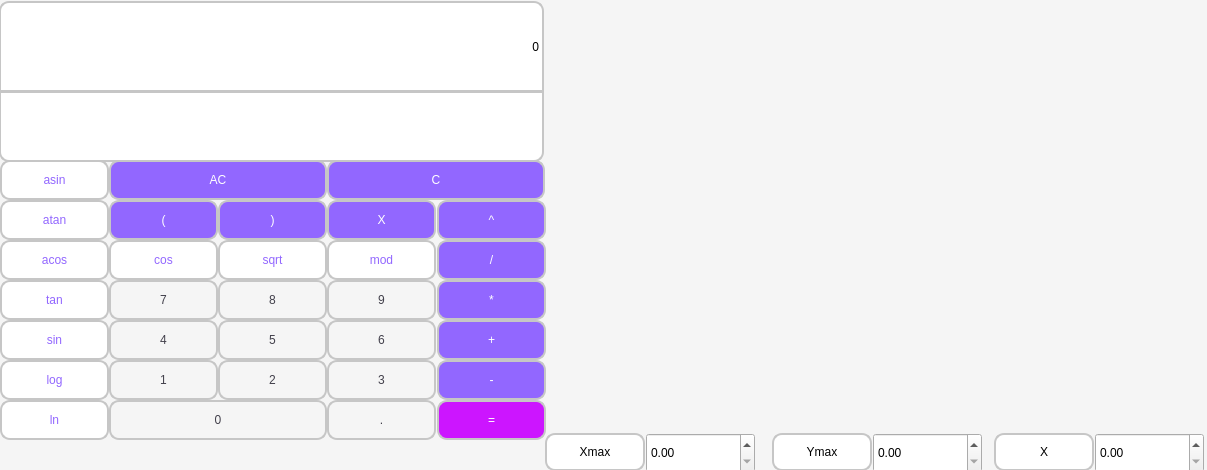
<?xml version="1.0" encoding="UTF-8"?>
<ui version="4.0">
 <class>MainWindow</class>
 <widget class="QMainWindow" name="MainWindow">
  <property name="geometry">
   <rect>
    <x>0</x>
    <y>0</y>
    <width>1207</width>
    <height>470</height>
   </rect>
  </property>
  <property name="windowTitle">
   <string>MainWindow</string>
  </property>
  <property name="styleSheet">
   <string notr="true">QMainWindow {
	background: rgb(245, 245, 245);
}</string>
  </property>
  <property name="animated">
   <bool>true</bool>
  </property>
  <widget class="QWidget" name="centralwidget">
   <widget class="QLabel" name="label_expression">
    <property name="geometry">
     <rect>
      <x>-1</x>
      <y>1</y>
      <width>545</width>
      <height>91</height>
     </rect>
    </property>
    <property name="styleSheet">
     <string notr="true">QLabel {
    color: black;
	border-top-right-radius: 10px;
	border-top-left-radius: 10px;
	border: 2px solid rgb(198, 198, 198);
	background: rgb(255, 255, 255);
}</string>
    </property>
    <property name="text">
     <string>0</string>
    </property>
    <property name="alignment">
     <set>Qt::AlignRight|Qt::AlignTrailing|Qt::AlignVCenter</set>
    </property>
   </widget>
   <widget class="QPushButton" name="pushButton_7">
    <property name="geometry">
     <rect>
      <x>109</x>
      <y>280</y>
      <width>109</width>
      <height>40</height>
     </rect>
    </property>
    <property name="sizePolicy">
     <sizepolicy hsizetype="Minimum" vsizetype="Fixed">
      <horstretch>0</horstretch>
      <verstretch>0</verstretch>
     </sizepolicy>
    </property>
    <property name="minimumSize">
     <size>
      <width>0</width>
      <height>0</height>
     </size>
    </property>
    <property name="styleSheet">
     <string notr="true">QPushButton {
	background: rgb(245, 245, 245);
	border-bottom-left-radius: 10px;
	border-bottom-right-radius: 10px;
	border-top-right-radius: 10px;
	border-top-left-radius: 10px;
	font: 14pt &quot;Arial&quot;;
	color: rgb(66, 64, 75);
	border: 2px solid rgb(198, 198, 198) ;
}
QPushButton:pressed {
	background: rgb(202, 175, 255);
}

QPushButton:hover {
	border: 2px solid rgb(41, 255, 248);
}</string>
    </property>
    <property name="text">
     <string>7</string>
    </property>
   </widget>
   <widget class="QPushButton" name="pushButton_8">
    <property name="geometry">
     <rect>
      <x>218</x>
      <y>280</y>
      <width>109</width>
      <height>40</height>
     </rect>
    </property>
    <property name="sizePolicy">
     <sizepolicy hsizetype="Minimum" vsizetype="Fixed">
      <horstretch>0</horstretch>
      <verstretch>0</verstretch>
     </sizepolicy>
    </property>
    <property name="minimumSize">
     <size>
      <width>0</width>
      <height>0</height>
     </size>
    </property>
    <property name="styleSheet">
     <string notr="true">QPushButton {
	background: rgb(245, 245, 245);
	border-bottom-left-radius: 10px;
	border-bottom-right-radius: 10px;
	border-top-right-radius: 10px;
	border-top-left-radius: 10px;
	font: 14pt &quot;Arial&quot;;
	color: rgb(66, 64, 75);
	border: 2px solid rgb(198, 198, 198) ;
}
QPushButton:pressed {
	background: rgb(202, 175, 255);
}

QPushButton:hover {
	border: 2px solid rgb(41, 255, 248);
}</string>
    </property>
    <property name="text">
     <string>8</string>
    </property>
    <property name="default">
     <bool>false</bool>
    </property>
   </widget>
   <widget class="QPushButton" name="pushButton_9">
    <property name="geometry">
     <rect>
      <x>327</x>
      <y>280</y>
      <width>109</width>
      <height>40</height>
     </rect>
    </property>
    <property name="sizePolicy">
     <sizepolicy hsizetype="Minimum" vsizetype="Fixed">
      <horstretch>0</horstretch>
      <verstretch>0</verstretch>
     </sizepolicy>
    </property>
    <property name="minimumSize">
     <size>
      <width>0</width>
      <height>0</height>
     </size>
    </property>
    <property name="styleSheet">
     <string notr="true">QPushButton {
	background: rgb(245, 245, 245);
	border-bottom-left-radius: 10px;
	border-bottom-right-radius: 10px;
	border-top-right-radius: 10px;
	border-top-left-radius: 10px;
	font: 14pt &quot;Arial&quot;;
	color: rgb(66, 64, 75);
	border: 2px solid rgb(198, 198, 198) ;
}
QPushButton:pressed {
	background: rgb(202, 175, 255);
}

QPushButton:hover {
	border: 2px solid rgb(41, 255, 248);
}</string>
    </property>
    <property name="text">
     <string>9</string>
    </property>
   </widget>
   <widget class="QPushButton" name="pushButton_6">
    <property name="geometry">
     <rect>
      <x>327</x>
      <y>320</y>
      <width>109</width>
      <height>40</height>
     </rect>
    </property>
    <property name="sizePolicy">
     <sizepolicy hsizetype="Minimum" vsizetype="Fixed">
      <horstretch>0</horstretch>
      <verstretch>0</verstretch>
     </sizepolicy>
    </property>
    <property name="minimumSize">
     <size>
      <width>0</width>
      <height>0</height>
     </size>
    </property>
    <property name="styleSheet">
     <string notr="true">QPushButton {
	background: rgb(245, 245, 245);
	border-bottom-left-radius: 10px;
	border-bottom-right-radius: 10px;
	border-top-right-radius: 10px;
	border-top-left-radius: 10px;
	font: 14pt &quot;Arial&quot;;
	color: rgb(66, 64, 75);
	border: 2px solid rgb(198, 198, 198) ;
}
QPushButton:pressed {
	background: rgb(202, 175, 255);
}

QPushButton:hover {
	border: 2px solid rgb(41, 255, 248);
}</string>
    </property>
    <property name="text">
     <string>6</string>
    </property>
   </widget>
   <widget class="QPushButton" name="pushButton_4">
    <property name="geometry">
     <rect>
      <x>109</x>
      <y>320</y>
      <width>109</width>
      <height>40</height>
     </rect>
    </property>
    <property name="sizePolicy">
     <sizepolicy hsizetype="Minimum" vsizetype="Fixed">
      <horstretch>0</horstretch>
      <verstretch>0</verstretch>
     </sizepolicy>
    </property>
    <property name="minimumSize">
     <size>
      <width>0</width>
      <height>0</height>
     </size>
    </property>
    <property name="styleSheet">
     <string notr="true">QPushButton {
	background: rgb(245, 245, 245);
	border-bottom-left-radius: 10px;
	border-bottom-right-radius: 10px;
	border-top-right-radius: 10px;
	border-top-left-radius: 10px;
	font: 14pt &quot;Arial&quot;;
	color: rgb(66, 64, 75);
	border: 2px solid rgb(198, 198, 198) ;
}
QPushButton:pressed {
	background: rgb(202, 175, 255);
}

QPushButton:hover {
	border: 2px solid rgb(41, 255, 248);
}</string>
    </property>
    <property name="text">
     <string>4</string>
    </property>
   </widget>
   <widget class="QPushButton" name="pushButton_5">
    <property name="geometry">
     <rect>
      <x>218</x>
      <y>320</y>
      <width>109</width>
      <height>40</height>
     </rect>
    </property>
    <property name="sizePolicy">
     <sizepolicy hsizetype="Minimum" vsizetype="Fixed">
      <horstretch>0</horstretch>
      <verstretch>0</verstretch>
     </sizepolicy>
    </property>
    <property name="minimumSize">
     <size>
      <width>0</width>
      <height>0</height>
     </size>
    </property>
    <property name="styleSheet">
     <string notr="true">QPushButton {
	background: rgb(245, 245, 245);
	border-bottom-left-radius: 10px;
	border-bottom-right-radius: 10px;
	border-top-right-radius: 10px;
	border-top-left-radius: 10px;
	font: 14pt &quot;Arial&quot;;
	color: rgb(66, 64, 75);
	border: 2px solid rgb(198, 198, 198) ;
}
QPushButton:pressed {
	background: rgb(202, 175, 255);
}

QPushButton:hover {
	border: 2px solid rgb(41, 255, 248);
}</string>
    </property>
    <property name="text">
     <string>5</string>
    </property>
   </widget>
   <widget class="QPushButton" name="pushButton_3">
    <property name="geometry">
     <rect>
      <x>327</x>
      <y>360</y>
      <width>109</width>
      <height>40</height>
     </rect>
    </property>
    <property name="sizePolicy">
     <sizepolicy hsizetype="Minimum" vsizetype="Fixed">
      <horstretch>0</horstretch>
      <verstretch>0</verstretch>
     </sizepolicy>
    </property>
    <property name="minimumSize">
     <size>
      <width>0</width>
      <height>0</height>
     </size>
    </property>
    <property name="styleSheet">
     <string notr="true">QPushButton {
	background: rgb(245, 245, 245);
	border-bottom-left-radius: 10px;
	border-bottom-right-radius: 10px;
	border-top-right-radius: 10px;
	border-top-left-radius: 10px;
	font: 14pt &quot;Arial&quot;;
	color: rgb(66, 64, 75);
	border: 2px solid rgb(198, 198, 198) ;
}
QPushButton:pressed {
	background: rgb(202, 175, 255);
}

QPushButton:hover {
	border: 2px solid rgb(41, 255, 248);
}</string>
    </property>
    <property name="text">
     <string>3</string>
    </property>
   </widget>
   <widget class="QPushButton" name="pushButton_1">
    <property name="geometry">
     <rect>
      <x>109</x>
      <y>360</y>
      <width>109</width>
      <height>40</height>
     </rect>
    </property>
    <property name="sizePolicy">
     <sizepolicy hsizetype="Minimum" vsizetype="Fixed">
      <horstretch>0</horstretch>
      <verstretch>0</verstretch>
     </sizepolicy>
    </property>
    <property name="minimumSize">
     <size>
      <width>0</width>
      <height>0</height>
     </size>
    </property>
    <property name="styleSheet">
     <string notr="true">QPushButton {
	background: rgb(245, 245, 245);
	border-bottom-left-radius: 10px;
	border-bottom-right-radius: 10px;
	border-top-right-radius: 10px;
	border-top-left-radius: 10px;
	font: 14pt &quot;Arial&quot;;
	color: rgb(66, 64, 75);
	border: 2px solid rgb(198, 198, 198) ;
}
QPushButton:pressed {
	background: rgb(202, 175, 255);
}

QPushButton:hover {
	border: 2px solid rgb(41, 255, 248);
}</string>
    </property>
    <property name="text">
     <string>1</string>
    </property>
   </widget>
   <widget class="QPushButton" name="pushButton_2">
    <property name="geometry">
     <rect>
      <x>218</x>
      <y>360</y>
      <width>109</width>
      <height>40</height>
     </rect>
    </property>
    <property name="sizePolicy">
     <sizepolicy hsizetype="Minimum" vsizetype="Fixed">
      <horstretch>0</horstretch>
      <verstretch>0</verstretch>
     </sizepolicy>
    </property>
    <property name="minimumSize">
     <size>
      <width>0</width>
      <height>0</height>
     </size>
    </property>
    <property name="styleSheet">
     <string notr="true">QPushButton {
	background: rgb(245, 245, 245);
	border-bottom-left-radius: 10px;
	border-bottom-right-radius: 10px;
	border-top-right-radius: 10px;
	border-top-left-radius: 10px;
	font: 14pt &quot;Arial&quot;;
	color: rgb(66, 64, 75);
	border: 2px solid rgb(198, 198, 198) ;
}
QPushButton:pressed {
	background: rgb(202, 175, 255);
}

QPushButton:hover {
	border: 2px solid rgb(41, 255, 248);
}</string>
    </property>
    <property name="text">
     <string>2</string>
    </property>
    <property name="checkable">
     <bool>false</bool>
    </property>
   </widget>
   <widget class="QPushButton" name="pushButton_0">
    <property name="geometry">
     <rect>
      <x>109</x>
      <y>400</y>
      <width>218</width>
      <height>40</height>
     </rect>
    </property>
    <property name="sizePolicy">
     <sizepolicy hsizetype="Minimum" vsizetype="Fixed">
      <horstretch>0</horstretch>
      <verstretch>0</verstretch>
     </sizepolicy>
    </property>
    <property name="minimumSize">
     <size>
      <width>0</width>
      <height>0</height>
     </size>
    </property>
    <property name="styleSheet">
     <string notr="true">QPushButton {
	background: rgb(245, 245, 245);
	border-bottom-left-radius: 10px;
	border-bottom-right-radius: 10px;
	border-top-right-radius: 10px;
	border-top-left-radius: 10px;
	font: 14pt &quot;Arial&quot;;
	color: rgb(66, 64, 75);
	border: 2px solid rgb(198, 198, 198) ;
}
QPushButton:pressed {
	background: rgb(202, 175, 255);
}

QPushButton:hover {
	border: 2px solid rgb(41, 255, 248);
}</string>
    </property>
    <property name="text">
     <string>0</string>
    </property>
   </widget>
   <widget class="QPushButton" name="pushButton_dot">
    <property name="geometry">
     <rect>
      <x>327</x>
      <y>400</y>
      <width>109</width>
      <height>40</height>
     </rect>
    </property>
    <property name="sizePolicy">
     <sizepolicy hsizetype="Minimum" vsizetype="Fixed">
      <horstretch>0</horstretch>
      <verstretch>0</verstretch>
     </sizepolicy>
    </property>
    <property name="minimumSize">
     <size>
      <width>0</width>
      <height>0</height>
     </size>
    </property>
    <property name="styleSheet">
     <string notr="true">QPushButton {
	background: rgb(245, 245, 245);
	border-bottom-left-radius: 10px;
	border-bottom-right-radius: 10px;
	border-top-right-radius: 10px;
	border-top-left-radius: 10px;
	font: 14pt &quot;Arial&quot;;
	color: rgb(66, 64, 75);
	border: 2px solid rgb(198, 198, 198) ;
}
QPushButton:pressed {
	background: rgb(202, 175, 255);
}

QPushButton:hover {
	border: 2px solid rgb(41, 255, 248);
}</string>
    </property>
    <property name="text">
     <string>.</string>
    </property>
   </widget>
   <widget class="QPushButton" name="pushButton_equal">
    <property name="geometry">
     <rect>
      <x>437</x>
      <y>400</y>
      <width>109</width>
      <height>40</height>
     </rect>
    </property>
    <property name="sizePolicy">
     <sizepolicy hsizetype="Minimum" vsizetype="Fixed">
      <horstretch>0</horstretch>
      <verstretch>0</verstretch>
     </sizepolicy>
    </property>
    <property name="minimumSize">
     <size>
      <width>0</width>
      <height>0</height>
     </size>
    </property>
    <property name="styleSheet">
     <string notr="true">QPushButton {
	background: rgb(204, 21, 255);
	border-color: rgb(198, 198, 198);
	border-bottom-left-radius: 10px;
	border-bottom-right-radius: 10px;
	border-top-right-radius: 10px;
	border-top-left-radius: 10px;
	border: 2px solid rgb(198, 198, 198) ;
	font: 14pt &quot;Arial&quot;;
	color: rgb(255, 255, 255);
} 
QPushButton#pushButton_equal:pressed {
	background: rgb(255, 16, 52);
}

QPushButton:pressed {
	background: rgb(202, 175, 255);
}

QPushButton:hover {
	border: 2px solid rgb(41, 255, 248);
}</string>
    </property>
    <property name="text">
     <string>=</string>
    </property>
   </widget>
   <widget class="QPushButton" name="pushButton_sum">
    <property name="geometry">
     <rect>
      <x>437</x>
      <y>320</y>
      <width>109</width>
      <height>40</height>
     </rect>
    </property>
    <property name="sizePolicy">
     <sizepolicy hsizetype="Minimum" vsizetype="Fixed">
      <horstretch>0</horstretch>
      <verstretch>0</verstretch>
     </sizepolicy>
    </property>
    <property name="minimumSize">
     <size>
      <width>0</width>
      <height>0</height>
     </size>
    </property>
    <property name="styleSheet">
     <string notr="true">QPushButton {
	background: rgb(146, 103, 255);
	font: 14pt &quot;Arial&quot;;
	border-bottom-left-radius: 10px;
	border-bottom-right-radius: 10px;
	border-top-right-radius: 10px;
	border-top-left-radius: 10px;
	color: rgb(255, 255, 255);
	border: 2px solid rgb(198, 198, 198) ;
} 


QPushButton:pressed {
	background: rgb(202, 175, 255);
}

QPushButton:hover {
	border: 2px solid rgb(41, 255, 248);
}</string>
    </property>
    <property name="text">
     <string>+</string>
    </property>
   </widget>
   <widget class="QPushButton" name="pushButton_del_all">
    <property name="geometry">
     <rect>
      <x>109</x>
      <y>160</y>
      <width>218</width>
      <height>40</height>
     </rect>
    </property>
    <property name="sizePolicy">
     <sizepolicy hsizetype="Minimum" vsizetype="Fixed">
      <horstretch>0</horstretch>
      <verstretch>0</verstretch>
     </sizepolicy>
    </property>
    <property name="minimumSize">
     <size>
      <width>0</width>
      <height>0</height>
     </size>
    </property>
    <property name="styleSheet">
     <string notr="true">QPushButton {
	background: rgb(146, 103, 255);
	font: 14pt &quot;Arial&quot;;
	border-bottom-left-radius: 10px;
	border-bottom-right-radius: 10px;
	border-top-right-radius: 10px;
	border-top-left-radius: 10px;
	color: rgb(255, 255, 255);
	border: 2px solid rgb(198, 198, 198) ;
} 


QPushButton:pressed {
	background: rgb(202, 175, 255);
}

QPushButton:hover {
	border: 2px solid rgb(41, 255, 248);
}</string>
    </property>
    <property name="text">
     <string>AC</string>
    </property>
   </widget>
   <widget class="QPushButton" name="pushButton_mul">
    <property name="geometry">
     <rect>
      <x>437</x>
      <y>280</y>
      <width>109</width>
      <height>40</height>
     </rect>
    </property>
    <property name="sizePolicy">
     <sizepolicy hsizetype="Minimum" vsizetype="Fixed">
      <horstretch>0</horstretch>
      <verstretch>0</verstretch>
     </sizepolicy>
    </property>
    <property name="minimumSize">
     <size>
      <width>0</width>
      <height>0</height>
     </size>
    </property>
    <property name="layoutDirection">
     <enum>Qt::LeftToRight</enum>
    </property>
    <property name="styleSheet">
     <string notr="true">QPushButton {
	background: rgb(146, 103, 255);
	font: 14pt &quot;Arial&quot;;
	border-bottom-left-radius: 10px;
	border-bottom-right-radius: 10px;
	border-top-right-radius: 10px;
	border-top-left-radius: 10px;
	color: rgb(255, 255, 255);
	border: 2px solid rgb(198, 198, 198) ;
} 


QPushButton:pressed {
	background: rgb(202, 175, 255);
}

QPushButton:hover {
	border: 2px solid rgb(41, 255, 248);
}</string>
    </property>
    <property name="text">
     <string>*</string>
    </property>
   </widget>
   <widget class="QPushButton" name="pushButton_del">
    <property name="geometry">
     <rect>
      <x>437</x>
      <y>240</y>
      <width>109</width>
      <height>40</height>
     </rect>
    </property>
    <property name="sizePolicy">
     <sizepolicy hsizetype="Minimum" vsizetype="Fixed">
      <horstretch>0</horstretch>
      <verstretch>0</verstretch>
     </sizepolicy>
    </property>
    <property name="minimumSize">
     <size>
      <width>0</width>
      <height>0</height>
     </size>
    </property>
    <property name="styleSheet">
     <string notr="true">QPushButton {
	background: rgb(146, 103, 255);
	font: 14pt &quot;Arial&quot;;
	border-bottom-left-radius: 10px;
	border-bottom-right-radius: 10px;
	border-top-right-radius: 10px;
	border-top-left-radius: 10px;
	color: rgb(255, 255, 255);
	border: 2px solid rgb(198, 198, 198) ;
} 


QPushButton:pressed {
	background: rgb(202, 175, 255);
}

QPushButton:hover {
	border: 2px solid rgb(41, 255, 248);
}</string>
    </property>
    <property name="text">
     <string>/</string>
    </property>
   </widget>
   <widget class="QPushButton" name="pushButton_sub">
    <property name="geometry">
     <rect>
      <x>437</x>
      <y>360</y>
      <width>109</width>
      <height>40</height>
     </rect>
    </property>
    <property name="sizePolicy">
     <sizepolicy hsizetype="Minimum" vsizetype="Fixed">
      <horstretch>0</horstretch>
      <verstretch>0</verstretch>
     </sizepolicy>
    </property>
    <property name="minimumSize">
     <size>
      <width>0</width>
      <height>0</height>
     </size>
    </property>
    <property name="styleSheet">
     <string notr="true">QPushButton {
	background: rgb(146, 103, 255);
	font: 14pt &quot;Arial&quot;;
	border-bottom-left-radius: 10px;
	border-bottom-right-radius: 10px;
	border-top-right-radius: 10px;
	border-top-left-radius: 10px;
	color: rgb(255, 255, 255);
	border: 2px solid rgb(198, 198, 198) ;
} 


QPushButton:pressed {
	background: rgb(202, 175, 255);
}

QPushButton:hover {
	border: 2px solid rgb(41, 255, 248);
}</string>
    </property>
    <property name="text">
     <string>-</string>
    </property>
   </widget>
   <widget class="QPushButton" name="pushButton_mod">
    <property name="geometry">
     <rect>
      <x>327</x>
      <y>240</y>
      <width>109</width>
      <height>40</height>
     </rect>
    </property>
    <property name="sizePolicy">
     <sizepolicy hsizetype="Minimum" vsizetype="Fixed">
      <horstretch>0</horstretch>
      <verstretch>0</verstretch>
     </sizepolicy>
    </property>
    <property name="minimumSize">
     <size>
      <width>0</width>
      <height>0</height>
     </size>
    </property>
    <property name="styleSheet">
     <string notr="true">QPushButton {
	font: 15pt &quot;Arial&quot;;
	color:  rgb(146, 103, 255);
	border-bottom-left-radius: 10px;
	border-bottom-right-radius: 10px;
	border-top-right-radius: 10px;
	border-top-left-radius: 10px;
	background: rgb(255, 255, 255);
	border: 2px solid rgb(198, 198, 198) ;
 }

QPushButton:pressed {
	background: rgb(202, 175, 255);
}

QPushButton:hover {
	border: 2px solid rgb(41, 255, 248);
}</string>
    </property>
    <property name="text">
     <string>mod</string>
    </property>
   </widget>
   <widget class="QPushButton" name="pushButton_cos">
    <property name="geometry">
     <rect>
      <x>109</x>
      <y>240</y>
      <width>109</width>
      <height>40</height>
     </rect>
    </property>
    <property name="sizePolicy">
     <sizepolicy hsizetype="Minimum" vsizetype="Fixed">
      <horstretch>0</horstretch>
      <verstretch>0</verstretch>
     </sizepolicy>
    </property>
    <property name="minimumSize">
     <size>
      <width>0</width>
      <height>0</height>
     </size>
    </property>
    <property name="styleSheet">
     <string notr="true">QPushButton {
	font: 15pt &quot;Arial&quot;;
	color:  rgb(146, 103, 255);
	border-bottom-left-radius: 10px;
	border-bottom-right-radius: 10px;
	border-top-right-radius: 10px;
	border-top-left-radius: 10px;
	background: rgb(255, 255, 255);
	border: 2px solid rgb(198, 198, 198) ;
 }

QPushButton:pressed {
	background: rgb(202, 175, 255);
}

QPushButton:hover {
	border: 2px solid rgb(41, 255, 248);
}</string>
    </property>
    <property name="text">
     <string>cos</string>
    </property>
   </widget>
   <widget class="QPushButton" name="pushButton_sin">
    <property name="geometry">
     <rect>
      <x>0</x>
      <y>320</y>
      <width>109</width>
      <height>40</height>
     </rect>
    </property>
    <property name="sizePolicy">
     <sizepolicy hsizetype="Minimum" vsizetype="Fixed">
      <horstretch>0</horstretch>
      <verstretch>0</verstretch>
     </sizepolicy>
    </property>
    <property name="minimumSize">
     <size>
      <width>0</width>
      <height>0</height>
     </size>
    </property>
    <property name="styleSheet">
     <string notr="true">QPushButton {
	font: 15pt &quot;Arial&quot;;
	color:  rgb(146, 103, 255);
	border-bottom-left-radius: 10px;
	border-bottom-right-radius: 10px;
	border-top-right-radius: 10px;
	border-top-left-radius: 10px;
	background: rgb(255, 255, 255);
	border: 2px solid rgb(198, 198, 198) ;
 }

QPushButton:pressed {
	background: rgb(202, 175, 255);
}

QPushButton:hover {
	border: 2px solid rgb(41, 255, 248);
}</string>
    </property>
    <property name="text">
     <string>sin</string>
    </property>
   </widget>
   <widget class="QPushButton" name="pushButton_sqrt">
    <property name="geometry">
     <rect>
      <x>218</x>
      <y>240</y>
      <width>109</width>
      <height>40</height>
     </rect>
    </property>
    <property name="sizePolicy">
     <sizepolicy hsizetype="Minimum" vsizetype="Fixed">
      <horstretch>0</horstretch>
      <verstretch>0</verstretch>
     </sizepolicy>
    </property>
    <property name="minimumSize">
     <size>
      <width>0</width>
      <height>0</height>
     </size>
    </property>
    <property name="styleSheet">
     <string notr="true">QPushButton {
	font: 15pt &quot;Arial&quot;;
	color:  rgb(146, 103, 255);
	border-bottom-left-radius: 10px;
	border-bottom-right-radius: 10px;
	border-top-right-radius: 10px;
	border-top-left-radius: 10px;
	background: rgb(255, 255, 255);
	border: 2px solid rgb(198, 198, 198) ;
 }

QPushButton:pressed {
	background: rgb(202, 175, 255);
}

QPushButton:hover {
	border: 2px solid rgb(41, 255, 248);
}</string>
    </property>
    <property name="text">
     <string>sqrt</string>
    </property>
   </widget>
   <widget class="QPushButton" name="pushButton_tan">
    <property name="geometry">
     <rect>
      <x>0</x>
      <y>280</y>
      <width>109</width>
      <height>40</height>
     </rect>
    </property>
    <property name="sizePolicy">
     <sizepolicy hsizetype="Minimum" vsizetype="Fixed">
      <horstretch>0</horstretch>
      <verstretch>0</verstretch>
     </sizepolicy>
    </property>
    <property name="minimumSize">
     <size>
      <width>0</width>
      <height>0</height>
     </size>
    </property>
    <property name="styleSheet">
     <string notr="true">QPushButton {
	font: 15pt &quot;Arial&quot;;
	color:  rgb(146, 103, 255);
	border-bottom-left-radius: 10px;
	border-bottom-right-radius: 10px;
	border-top-right-radius: 10px;
	border-top-left-radius: 10px;
	background: rgb(255, 255, 255);
	border: 2px solid rgb(198, 198, 198) ;
 }

QPushButton:pressed {
	background: rgb(202, 175, 255);
}

QPushButton:hover {
	border: 2px solid rgb(41, 255, 248);
}</string>
    </property>
    <property name="text">
     <string>tan</string>
    </property>
   </widget>
   <widget class="QPushButton" name="pushButton_log">
    <property name="geometry">
     <rect>
      <x>0</x>
      <y>360</y>
      <width>109</width>
      <height>40</height>
     </rect>
    </property>
    <property name="sizePolicy">
     <sizepolicy hsizetype="Minimum" vsizetype="Fixed">
      <horstretch>0</horstretch>
      <verstretch>0</verstretch>
     </sizepolicy>
    </property>
    <property name="minimumSize">
     <size>
      <width>0</width>
      <height>0</height>
     </size>
    </property>
    <property name="styleSheet">
     <string notr="true">QPushButton {
	font: 15pt &quot;Arial&quot;;
	color:  rgb(146, 103, 255);
	border-bottom-left-radius: 10px;
	border-bottom-right-radius: 10px;
	border-top-right-radius: 10px;
	border-top-left-radius: 10px;
	background: rgb(255, 255, 255);
	border: 2px solid rgb(198, 198, 198) ;
 }

QPushButton:pressed {
	background: rgb(202, 175, 255);
}

QPushButton:hover {
	border: 2px solid rgb(41, 255, 248);
}</string>
    </property>
    <property name="text">
     <string>log</string>
    </property>
   </widget>
   <widget class="QPushButton" name="pushButton_ln">
    <property name="geometry">
     <rect>
      <x>0</x>
      <y>400</y>
      <width>109</width>
      <height>40</height>
     </rect>
    </property>
    <property name="sizePolicy">
     <sizepolicy hsizetype="Minimum" vsizetype="Fixed">
      <horstretch>0</horstretch>
      <verstretch>0</verstretch>
     </sizepolicy>
    </property>
    <property name="minimumSize">
     <size>
      <width>0</width>
      <height>0</height>
     </size>
    </property>
    <property name="styleSheet">
     <string notr="true">QPushButton {
	font: 15pt &quot;Arial&quot;;
	color:  rgb(146, 103, 255);
	border-bottom-left-radius: 10px;
	border-bottom-right-radius: 10px;
	border-top-right-radius: 10px;
	border-top-left-radius: 10px;
	background: rgb(255, 255, 255);
	border: 2px solid rgb(198, 198, 198) ;
 }

QPushButton:pressed {
	background: rgb(202, 175, 255);
}

QPushButton:hover {
	border: 2px solid rgb(41, 255, 248);
}</string>
    </property>
    <property name="text">
     <string>ln</string>
    </property>
   </widget>
   <widget class="QPushButton" name="pushButton_atan">
    <property name="geometry">
     <rect>
      <x>0</x>
      <y>200</y>
      <width>109</width>
      <height>40</height>
     </rect>
    </property>
    <property name="sizePolicy">
     <sizepolicy hsizetype="Minimum" vsizetype="Fixed">
      <horstretch>0</horstretch>
      <verstretch>0</verstretch>
     </sizepolicy>
    </property>
    <property name="minimumSize">
     <size>
      <width>0</width>
      <height>0</height>
     </size>
    </property>
    <property name="styleSheet">
     <string notr="true">QPushButton {
	font: 15pt &quot;Arial&quot;;
	color:  rgb(146, 103, 255);
	border-bottom-left-radius: 10px;
	border-bottom-right-radius: 10px;
	border-top-right-radius: 10px;
	border-top-left-radius: 10px;
	background: rgb(255, 255, 255);
	border: 2px solid rgb(198, 198, 198) ;
 }

QPushButton:pressed {
	background: rgb(202, 175, 255);
}

QPushButton:hover {
	border: 2px solid rgb(41, 255, 248);
}</string>
    </property>
    <property name="text">
     <string>atan</string>
    </property>
   </widget>
   <widget class="QPushButton" name="pushButton_acos">
    <property name="geometry">
     <rect>
      <x>0</x>
      <y>240</y>
      <width>109</width>
      <height>40</height>
     </rect>
    </property>
    <property name="sizePolicy">
     <sizepolicy hsizetype="Minimum" vsizetype="Fixed">
      <horstretch>0</horstretch>
      <verstretch>0</verstretch>
     </sizepolicy>
    </property>
    <property name="minimumSize">
     <size>
      <width>0</width>
      <height>0</height>
     </size>
    </property>
    <property name="styleSheet">
     <string notr="true">QPushButton {
	font: 15pt &quot;Arial&quot;;
	color:  rgb(146, 103, 255);
	border-bottom-left-radius: 10px;
	border-bottom-right-radius: 10px;
	border-top-right-radius: 10px;
	border-top-left-radius: 10px;
	background: rgb(255, 255, 255);
	border: 2px solid rgb(198, 198, 198) ;
 }

QPushButton:pressed {
	background: rgb(202, 175, 255);
}

QPushButton:hover {
	border: 2px solid rgb(41, 255, 248);
}</string>
    </property>
    <property name="text">
     <string>acos</string>
    </property>
   </widget>
   <widget class="QPushButton" name="pushButton_asin">
    <property name="geometry">
     <rect>
      <x>0</x>
      <y>160</y>
      <width>109</width>
      <height>40</height>
     </rect>
    </property>
    <property name="sizePolicy">
     <sizepolicy hsizetype="Minimum" vsizetype="Fixed">
      <horstretch>0</horstretch>
      <verstretch>0</verstretch>
     </sizepolicy>
    </property>
    <property name="minimumSize">
     <size>
      <width>0</width>
      <height>0</height>
     </size>
    </property>
    <property name="styleSheet">
     <string notr="true">QPushButton {
	font: 15pt &quot;Arial&quot;;
	color:  rgb(146, 103, 255);
	border-bottom-left-radius: 10px;
	border-bottom-right-radius: 10px;
	border-top-right-radius: 10px;
	border-top-left-radius: 10px;
	background: rgb(255, 255, 255);
	border: 2px solid rgb(198, 198, 198) ;
 }

QPushButton:pressed {
	background: rgb(202, 175, 255);
}

QPushButton:hover {
	border: 2px solid rgb(41, 255, 248);
}</string>
    </property>
    <property name="text">
     <string>asin</string>
    </property>
   </widget>
   <widget class="QPushButton" name="pushButton_lbracket">
    <property name="geometry">
     <rect>
      <x>109</x>
      <y>200</y>
      <width>109</width>
      <height>40</height>
     </rect>
    </property>
    <property name="sizePolicy">
     <sizepolicy hsizetype="Minimum" vsizetype="Fixed">
      <horstretch>0</horstretch>
      <verstretch>0</verstretch>
     </sizepolicy>
    </property>
    <property name="minimumSize">
     <size>
      <width>0</width>
      <height>0</height>
     </size>
    </property>
    <property name="styleSheet">
     <string notr="true">QPushButton {
	background: rgb(146, 103, 255);
	font: 14pt &quot;Arial&quot;;
	border-bottom-left-radius: 10px;
	border-bottom-right-radius: 10px;
	border-top-right-radius: 10px;
	border-top-left-radius: 10px;
	color: rgb(255, 255, 255);
	border: 2px solid rgb(198, 198, 198) ;
} 


QPushButton:pressed {
	background: rgb(202, 175, 255);
}

QPushButton:hover {
	border: 2px solid rgb(41, 255, 248);
}</string>
    </property>
    <property name="text">
     <string>(</string>
    </property>
   </widget>
   <widget class="QPushButton" name="pushButton_rbracket">
    <property name="geometry">
     <rect>
      <x>218</x>
      <y>200</y>
      <width>109</width>
      <height>40</height>
     </rect>
    </property>
    <property name="sizePolicy">
     <sizepolicy hsizetype="Minimum" vsizetype="Fixed">
      <horstretch>0</horstretch>
      <verstretch>0</verstretch>
     </sizepolicy>
    </property>
    <property name="minimumSize">
     <size>
      <width>0</width>
      <height>0</height>
     </size>
    </property>
    <property name="styleSheet">
     <string notr="true">QPushButton {
	background: rgb(146, 103, 255);
	font: 14pt &quot;Arial&quot;;
	border-bottom-left-radius: 10px;
	border-bottom-right-radius: 10px;
	border-top-right-radius: 10px;
	border-top-left-radius: 10px;
	color: rgb(255, 255, 255);
	border: 2px solid rgb(198, 198, 198) ;
} 


QPushButton:pressed {
	background: rgb(202, 175, 255);
}

QPushButton:hover {
	border: 2px solid rgb(41, 255, 248);
}</string>
    </property>
    <property name="text">
     <string>)</string>
    </property>
   </widget>
   <widget class="QPushButton" name="pushButton_del_symb">
    <property name="geometry">
     <rect>
      <x>327</x>
      <y>160</y>
      <width>218</width>
      <height>40</height>
     </rect>
    </property>
    <property name="sizePolicy">
     <sizepolicy hsizetype="Minimum" vsizetype="Fixed">
      <horstretch>0</horstretch>
      <verstretch>0</verstretch>
     </sizepolicy>
    </property>
    <property name="minimumSize">
     <size>
      <width>0</width>
      <height>0</height>
     </size>
    </property>
    <property name="styleSheet">
     <string notr="true">QPushButton {
	background: rgb(146, 103, 255);
	font: 14pt &quot;Arial&quot;;
	border-bottom-left-radius: 10px;
	border-bottom-right-radius: 10px;
	border-top-right-radius: 10px;
	border-top-left-radius: 10px;
	color: rgb(255, 255, 255);
	border: 2px solid rgb(198, 198, 198) ;
} 


QPushButton:pressed {
	background: rgb(202, 175, 255);
}

QPushButton:hover {
	border: 2px solid rgb(41, 255, 248);
}</string>
    </property>
    <property name="text">
     <string>C</string>
    </property>
   </widget>
   <widget class="QPushButton" name="pushButton_X">
    <property name="geometry">
     <rect>
      <x>327</x>
      <y>200</y>
      <width>109</width>
      <height>40</height>
     </rect>
    </property>
    <property name="sizePolicy">
     <sizepolicy hsizetype="Minimum" vsizetype="Fixed">
      <horstretch>0</horstretch>
      <verstretch>0</verstretch>
     </sizepolicy>
    </property>
    <property name="minimumSize">
     <size>
      <width>0</width>
      <height>0</height>
     </size>
    </property>
    <property name="styleSheet">
     <string notr="true">QPushButton {
	background: rgb(146, 103, 255);
	font: 14pt &quot;Arial&quot;;
	border-bottom-left-radius: 10px;
	border-bottom-right-radius: 10px;
	border-top-right-radius: 10px;
	border-top-left-radius: 10px;
	color: rgb(255, 255, 255);
	border: 2px solid rgb(198, 198, 198) ;
} 


QPushButton:pressed {
	background: rgb(202, 175, 255);
}

QPushButton:hover {
	border: 2px solid rgb(41, 255, 248);
}</string>
    </property>
    <property name="text">
     <string>X</string>
    </property>
   </widget>
   <widget class="QPushButton" name="pushButton_pow">
    <property name="geometry">
     <rect>
      <x>437</x>
      <y>200</y>
      <width>109</width>
      <height>40</height>
     </rect>
    </property>
    <property name="sizePolicy">
     <sizepolicy hsizetype="Minimum" vsizetype="Fixed">
      <horstretch>0</horstretch>
      <verstretch>0</verstretch>
     </sizepolicy>
    </property>
    <property name="minimumSize">
     <size>
      <width>0</width>
      <height>0</height>
     </size>
    </property>
    <property name="styleSheet">
     <string notr="true">QPushButton {
	background: rgb(146, 103, 255);
	font: 14pt &quot;Arial&quot;;
	border-bottom-left-radius: 10px;
	border-bottom-right-radius: 10px;
	border-top-right-radius: 10px;
	border-top-left-radius: 10px;
	color: rgb(255, 255, 255);
	border: 2px solid rgb(198, 198, 198) ;
} 


QPushButton:pressed {
	background: rgb(202, 175, 255);
}

QPushButton:hover {
	border: 2px solid rgb(41, 255, 248);
}</string>
    </property>
    <property name="text">
     <string>^</string>
    </property>
   </widget>
   <widget class="QLabel" name="label_result">
    <property name="geometry">
     <rect>
      <x>-1</x>
      <y>91</y>
      <width>545</width>
      <height>71</height>
     </rect>
    </property>
    <property name="styleSheet">
     <string notr="true">QLabel {
    color: black;
	border-bottom-left-radius: 10px;
	border-bottom-right-radius: 10px;
	border: 2px solid rgb(198, 198, 198) ;
	background: rgb(255, 255, 255);
}</string>
    </property>
    <property name="text">
     <string/>
    </property>
    <property name="alignment">
     <set>Qt::AlignRight|Qt::AlignTrailing|Qt::AlignVCenter</set>
    </property>
   </widget>
   <widget class="QCustomPlot" name="widget" native="true">
    <property name="geometry">
     <rect>
      <x>547</x>
      <y>1</y>
      <width>661</width>
      <height>431</height>
     </rect>
    </property>
   </widget>
   <widget class="QDoubleSpinBox" name="doubleSpinBox_x">
    <property name="geometry">
     <rect>
      <x>1095</x>
      <y>433</y>
      <width>109</width>
      <height>40</height>
     </rect>
    </property>
   </widget>
   <widget class="QDoubleSpinBox" name="doubleSpinBox_ymax">
    <property name="geometry">
     <rect>
      <x>873</x>
      <y>433</y>
      <width>109</width>
      <height>40</height>
     </rect>
    </property>
   </widget>
   <widget class="QLabel" name="label_Xmax">
    <property name="geometry">
     <rect>
      <x>545</x>
      <y>433</y>
      <width>100</width>
      <height>38</height>
     </rect>
    </property>
    <property name="styleSheet">
     <string notr="true">QLabel {
	color: black;
	border-bottom-left-radius: 10px;
	border-bottom-right-radius: 10px;
	border-top-right-radius: 10px;
	border-top-left-radius: 10px;
	border: 2px solid rgb(198, 198, 198) ;
	background: rgb(255, 255, 255);
}</string>
    </property>
    <property name="text">
     <string>Xmax</string>
    </property>
    <property name="alignment">
     <set>Qt::AlignCenter</set>
    </property>
   </widget>
   <widget class="QDoubleSpinBox" name="doubleSpinBox_xmax">
    <property name="geometry">
     <rect>
      <x>646</x>
      <y>433</y>
      <width>109</width>
      <height>40</height>
     </rect>
    </property>
   </widget>
   <widget class="QLabel" name="label_X">
    <property name="geometry">
     <rect>
      <x>994</x>
      <y>433</y>
      <width>100</width>
      <height>38</height>
     </rect>
    </property>
    <property name="layoutDirection">
     <enum>Qt::LeftToRight</enum>
    </property>
    <property name="styleSheet">
     <string notr="true">QLabel {
	color: black;
	border-bottom-left-radius: 10px;
	border-bottom-right-radius: 10px;
	border-top-right-radius: 10px;
	border-top-left-radius: 10px;
	border: 2px solid rgb(198, 198, 198) ;
	background: rgb(255, 255, 255);
}</string>
    </property>
    <property name="text">
     <string>Х</string>
    </property>
    <property name="alignment">
     <set>Qt::AlignCenter</set>
    </property>
   </widget>
   <widget class="QLabel" name="label_Xmin">
    <property name="geometry">
     <rect>
      <x>772</x>
      <y>433</y>
      <width>100</width>
      <height>38</height>
     </rect>
    </property>
    <property name="styleSheet">
     <string notr="true">QLabel {
	color: black;
	border-bottom-left-radius: 10px;
	border-bottom-right-radius: 10px;
	border-top-right-radius: 10px;
	border-top-left-radius: 10px;
	border: 2px solid rgb(198, 198, 198) ;
	background: rgb(255, 255, 255);
}</string>
    </property>
    <property name="text">
     <string>Ymax</string>
    </property>
    <property name="alignment">
     <set>Qt::AlignCenter</set>
    </property>
   </widget>
   <zorder>label_expression</zorder>
   <zorder>pushButton_sum</zorder>
   <zorder>pushButton_del_all</zorder>
   <zorder>pushButton_mul</zorder>
   <zorder>pushButton_del</zorder>
   <zorder>pushButton_sub</zorder>
   <zorder>pushButton_mod</zorder>
   <zorder>pushButton_cos</zorder>
   <zorder>pushButton_sin</zorder>
   <zorder>pushButton_sqrt</zorder>
   <zorder>pushButton_tan</zorder>
   <zorder>pushButton_log</zorder>
   <zorder>pushButton_ln</zorder>
   <zorder>pushButton_atan</zorder>
   <zorder>pushButton_asin</zorder>
   <zorder>pushButton_lbracket</zorder>
   <zorder>pushButton_rbracket</zorder>
   <zorder>pushButton_del_symb</zorder>
   <zorder>pushButton_X</zorder>
   <zorder>pushButton_acos</zorder>
   <zorder>pushButton_equal</zorder>
   <zorder>pushButton_8</zorder>
   <zorder>pushButton_pow</zorder>
   <zorder>label_result</zorder>
   <zorder>pushButton_7</zorder>
   <zorder>pushButton_4</zorder>
   <zorder>pushButton_5</zorder>
   <zorder>pushButton_6</zorder>
   <zorder>pushButton_1</zorder>
   <zorder>pushButton_2</zorder>
   <zorder>pushButton_3</zorder>
   <zorder>pushButton_0</zorder>
   <zorder>pushButton_dot</zorder>
   <zorder>pushButton_9</zorder>
   <zorder>widget</zorder>
   <zorder>doubleSpinBox_x</zorder>
   <zorder>doubleSpinBox_ymax</zorder>
   <zorder>label_Xmax</zorder>
   <zorder>doubleSpinBox_xmax</zorder>
   <zorder>label_X</zorder>
   <zorder>label_Xmin</zorder>
  </widget>
 </widget>
 <customwidgets>
  <customwidget>
   <class>QCustomPlot</class>
   <extends>QWidget</extends>
   <header>../src/SmartCalc/Qcustomplot/qcustomplot.h</header>
   <container>1</container>
  </customwidget>
 </customwidgets>
 <resources/>
 <connections/>
</ui>
